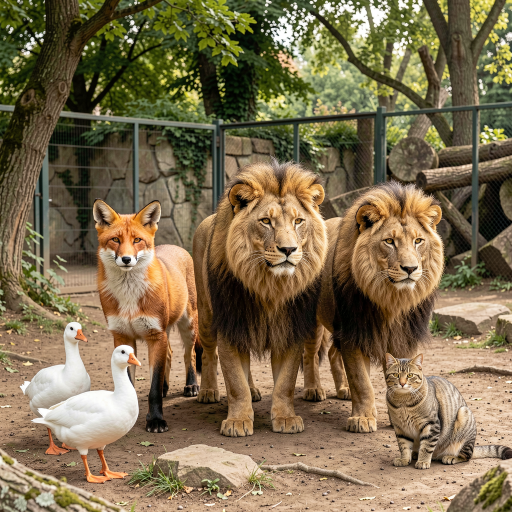
#> input picture val_set/val_1.png, 1024 x 1024 px (shown at 1/2 size)
$ python -i make_rich_presentation.py   (imports and definitions only)
#> lines starting #> are read from the running program, lines starting #| are printed output that depends on the picture
from __future__ import annotations

import json
from collections import Counter
from pathlib import Path

from PIL import Image, ImageDraw, ImageFont
from pptx import Presentation
from pptx.dml.color import RGBColor
from pptx.enum.shapes import MSO_CONNECTOR, MSO_SHAPE
from pptx.enum.text import PP_ALIGN, MSO_ANCHOR
from pptx.util import Inches, Pt


ROOT = Path(__file__).resolve().parent
ASSET_DIR = ROOT / "ppt_assets"
OUT = ROOT / "project_presentation_draft.pptx"

W, H = 13.333, 7.5
# [1 line that did not run here, left out]
# [1 line that did not run here, left out]
# [1 line that did not run here, left out]
# [1 line that did not run here, left out]
# [1 line that did not run here, left out]
# [1 line that did not run here, left out]
# [1 line that did not run here, left out]
# [1 line that did not run here, left out]
# [1 line that did not run here, left out]


# [2 lines that did not run here, left out]


# [49 lines left out: functions set_run, add_text, add_bullets, add_title, add_card, not called in this run]


def cover_image(path: Path, out: Path, size=(1600, 900), darken=True):
#> called with path = 'val_set/val_1.png', out = 'out.png', size = (1600, 900), darken = True
    img = Image.open(path).convert("RGB")
#> img is the input picture: PIL image 1024x1024 RGB; mean R, G, B 125.2, 109.2, 78.2
    img_ratio = img.width / img.height
#> img_ratio = 1
    target_ratio = size[0] / size[1]
    if img_ratio > target_ratio:
        new_w = int(img.height * target_ratio)
        left = (img.width - new_w) // 2
        img = img.crop((left, 0, left + new_w, img.height))
    else:
        new_h = int(img.width / target_ratio)
#> new_h = 576
        top = (img.height - new_h) // 2
#> top = 224
        img = img.crop((0, top, img.width, top + new_h))
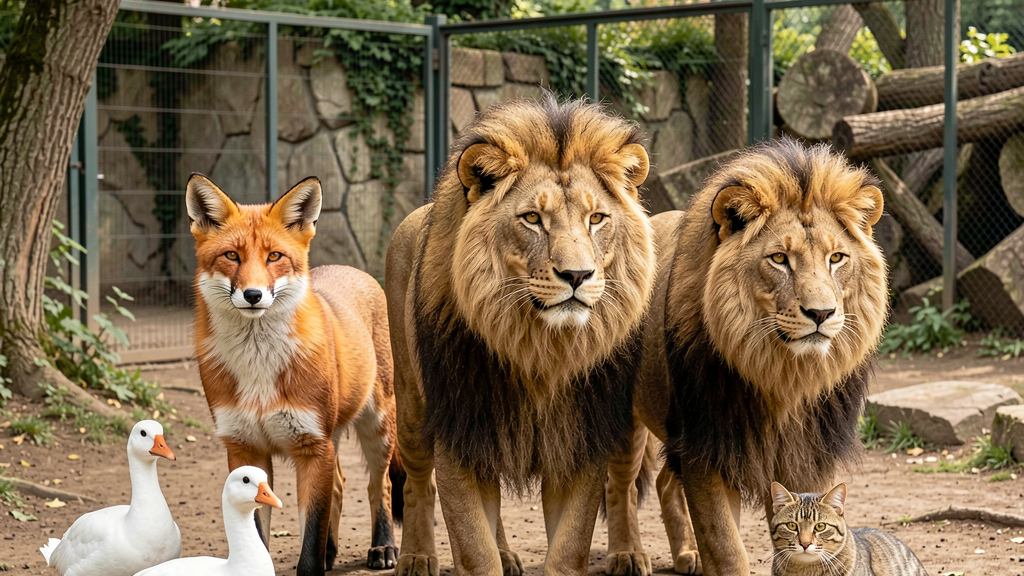
#> img: PIL image 1024x576 RGB; mean R, G, B 123.6, 103.5, 75.4
    img = img.resize(size, Image.Resampling.LANCZOS)
#> img: PIL image 1600x900 RGB
    if darken:
        overlay = Image.new("RGB", size, (0, 0, 0))
#> overlay: PIL image 1600x900 RGB; every value is 0
        img = Image.blend(img, overlay, 0.35)
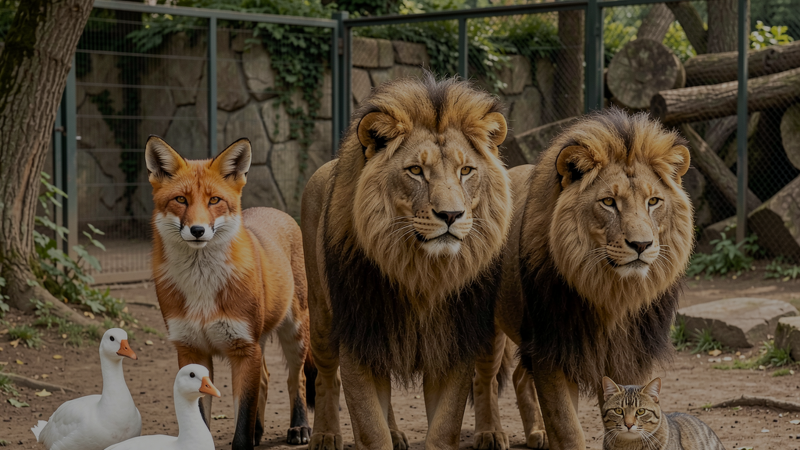
#> img: PIL image 1600x900 RGB (shown at 1/2 size); mean R, G, B 79.9, 66.8, 48.5
    img.save(out)


# [34 lines left out: functions get_font, draw_bar_chart, not called in this run]


def draw_scores(scores: dict[str, float], out: Path):
    draw_bar_chart({k.replace(".png", ""): round(v) for k, v in scores.items()}, out, "Zero-shot YOLO-World baseline score by validation image", (22, 101, 52))


# [53 lines left out: functions draw_sample_grid, score_sample, build_assets, not called in this run]


def add_footer(slide, idx):
    add_text(slide, f"{idx:02d}", 12.25, 7.02, 0.5, 0.22, font(9, False, RGBColor(100, 116, 139)), PP_ALIGN.RIGHT)


# [145 lines left out: function build_deck, not called in this run]


# [2 lines not run here, left out]

>>> result = cover_image('val_set/val_1.png', 'out.png')

$ run again, on val_set/val_3.png
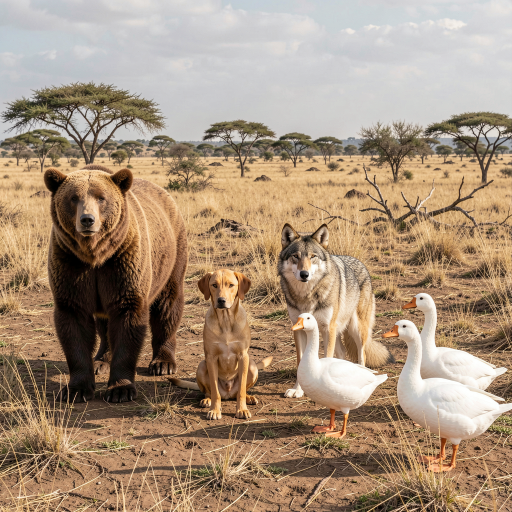
#> input picture val_set/val_3.png, 1024 x 1024 px (shown at 1/2 size)
#> in cover_image, img is the input picture: PIL image 1024x1024 RGB; mean R, G, B 166.9, 144.5, 122.1
#> in cover_image, `img = img.crop((0, top, img.width, top + new_h))`:
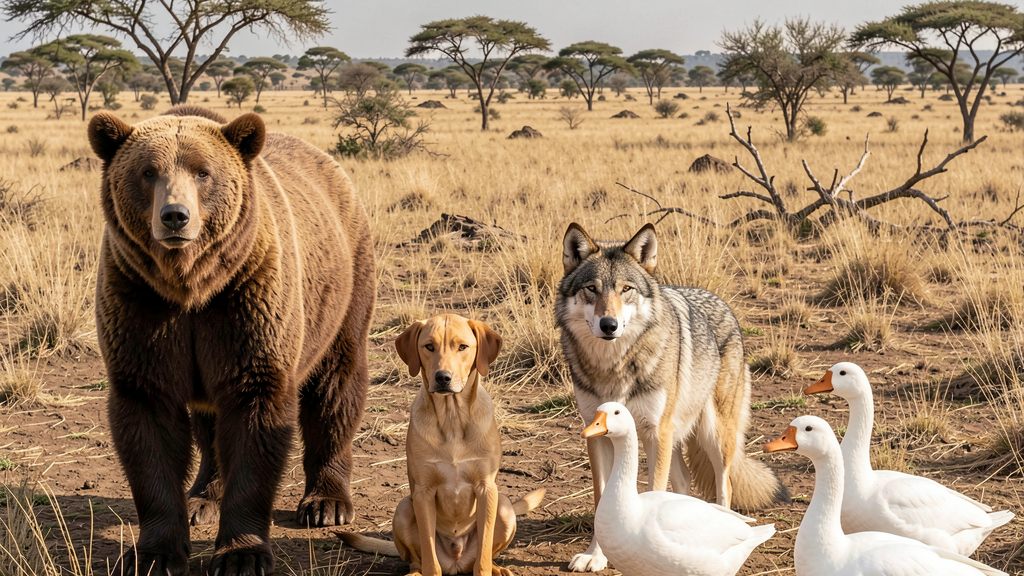
#> img: PIL image 1024x576 RGB; mean R, G, B 158.5, 131.3, 102.8
#> overlay: PIL image 1600x900 RGB; every value is 0
#> in cover_image, `img = Image.blend(img, overlay, 0.35)`:
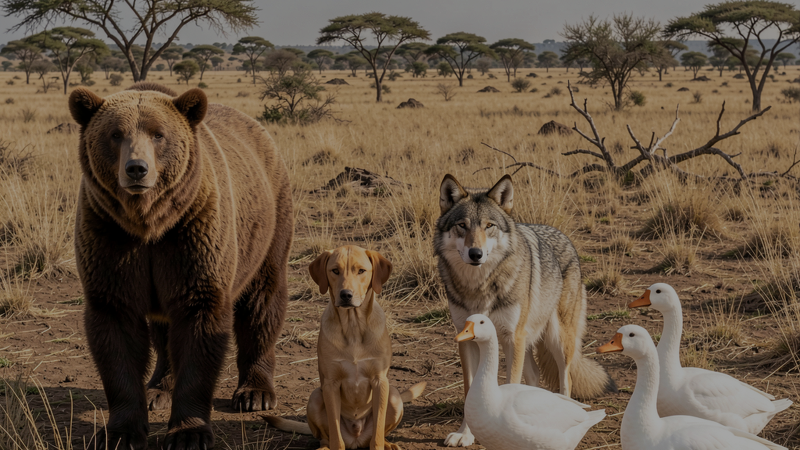
#> img: PIL image 1600x900 RGB (shown at 1/2 size); mean R, G, B 102.6, 84.9, 66.3

$ run again, on val_set/val_5.png
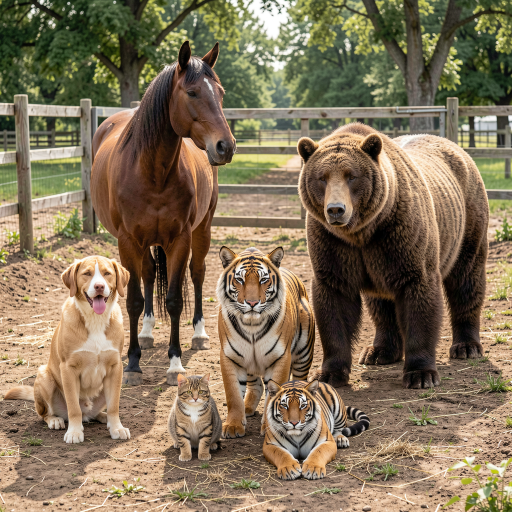
#> input picture val_set/val_5.png, 1024 x 1024 px (shown at 1/2 size)
#> in cover_image, img is the input picture: PIL image 1024x1024 RGB; mean R, G, B 130.6, 114.4, 88.8
#> in cover_image, `img = img.crop((0, top, img.width, top + new_h))`:
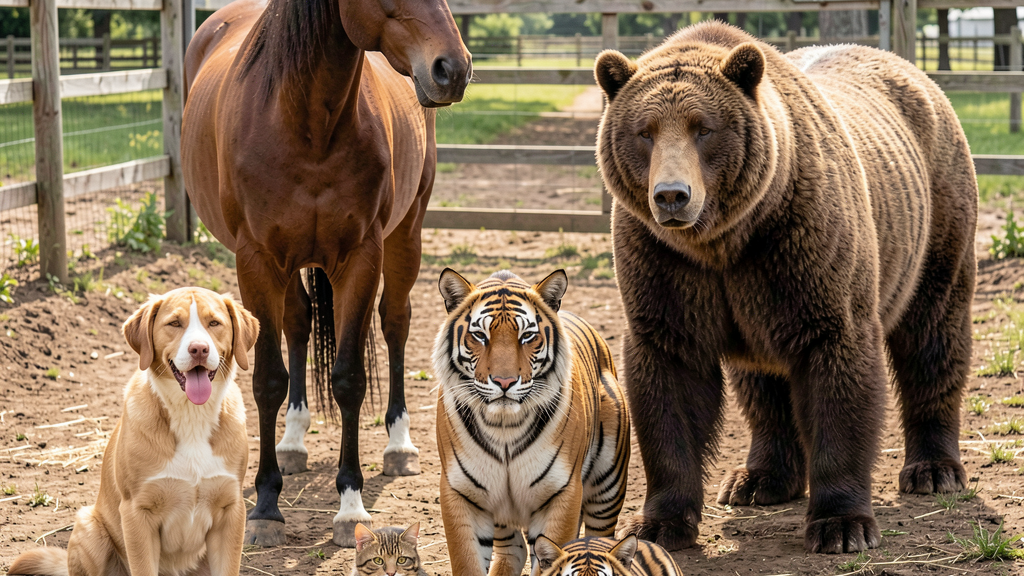
#> img: PIL image 1024x576 RGB; mean R, G, B 133.5, 111.7, 87.8
#> overlay: PIL image 1600x900 RGB; every value is 0
#> in cover_image, `img = Image.blend(img, overlay, 0.35)`:
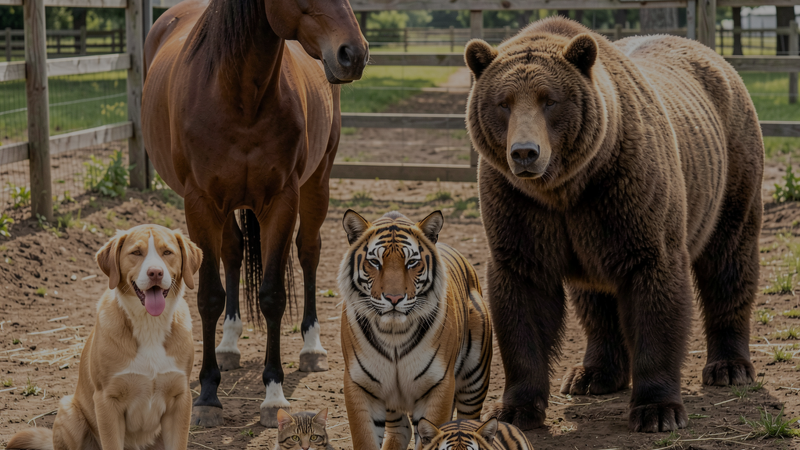
#> img: PIL image 1600x900 RGB (shown at 1/2 size); mean R, G, B 86.3, 72.2, 56.6

$ run again, on val_set/val_6.png
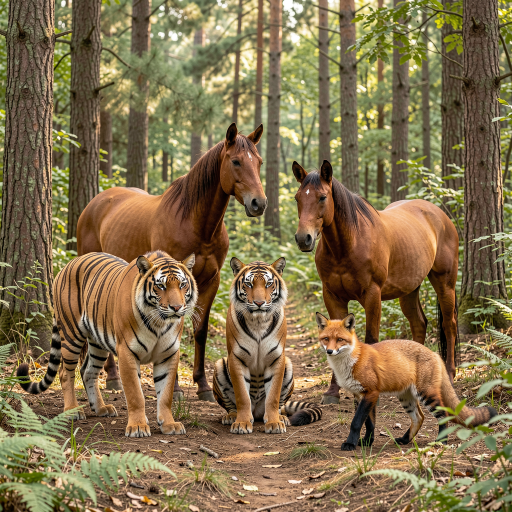
#> input picture val_set/val_6.png, 1024 x 1024 px (shown at 1/2 size)
#> in cover_image, img is the input picture: PIL image 1024x1024 RGB; mean R, G, B 129.5, 111.4, 76.3
#> in cover_image, `img = img.crop((0, top, img.width, top + new_h))`:
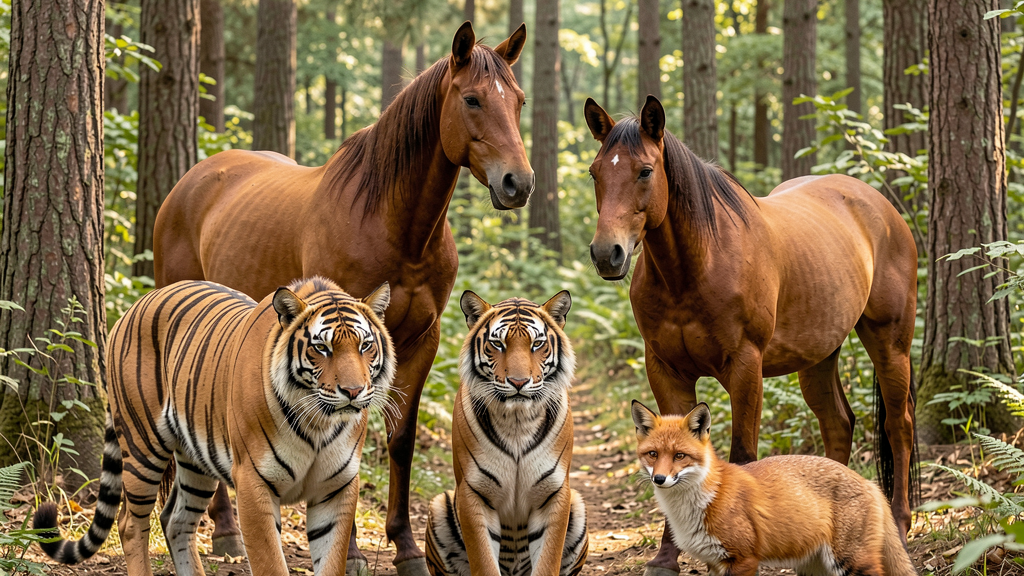
#> img: PIL image 1024x576 RGB; mean R, G, B 126.4, 104.2, 70.1
#> overlay: PIL image 1600x900 RGB; every value is 0
#> in cover_image, `img = Image.blend(img, overlay, 0.35)`:
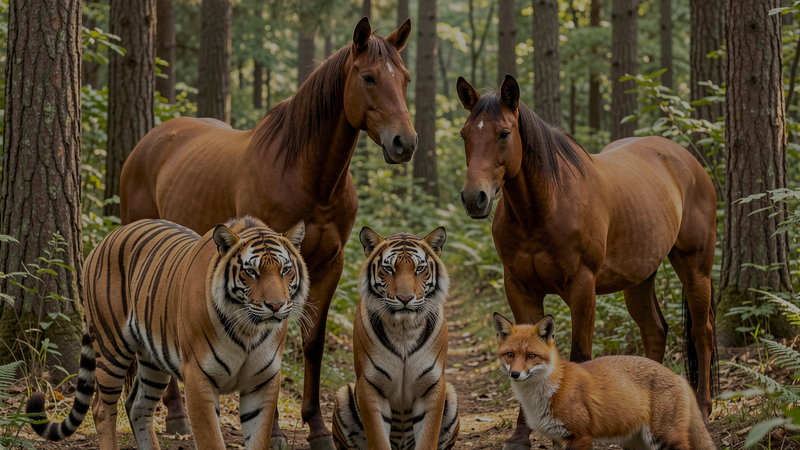
#> img: PIL image 1600x900 RGB (shown at 1/2 size); mean R, G, B 81.7, 67.3, 45.1
